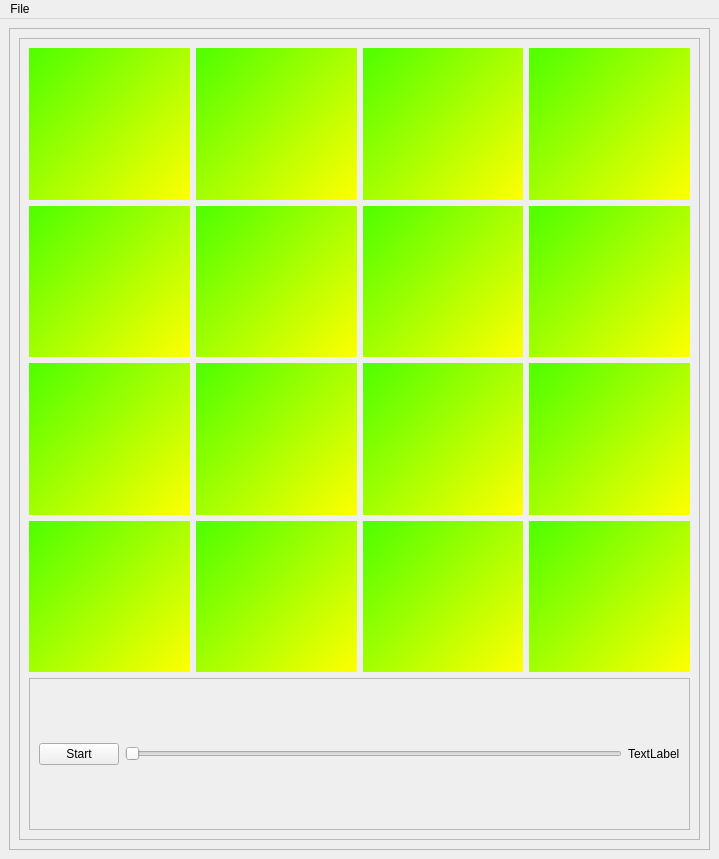
<?xml version="1.0" encoding="UTF-8"?>
<ui version="4.0">
 <class>MainWindow</class>
 <widget class="QMainWindow" name="MainWindow">
  <property name="geometry">
   <rect>
    <x>0</x>
    <y>0</y>
    <width>719</width>
    <height>859</height>
   </rect>
  </property>
  <property name="minimumSize">
   <size>
    <width>600</width>
    <height>0</height>
   </size>
  </property>
  <property name="windowTitle">
   <string>MainWindow</string>
  </property>
  <widget class="QWidget" name="centralwidget">
   <layout class="QHBoxLayout" name="horizontalLayout">
    <item>
     <widget class="QFrame" name="frame_3">
      <property name="minimumSize">
       <size>
        <width>0</width>
        <height>0</height>
       </size>
      </property>
      <property name="maximumSize">
       <size>
        <width>1024</width>
        <height>1024</height>
       </size>
      </property>
      <property name="frameShape">
       <enum>QFrame::StyledPanel</enum>
      </property>
      <property name="frameShadow">
       <enum>QFrame::Raised</enum>
      </property>
      <layout class="QVBoxLayout" name="verticalLayout">
       <item>
        <widget class="QScrollArea" name="scrollArea">
         <property name="sizePolicy">
          <sizepolicy hsizetype="Preferred" vsizetype="Preferred">
           <horstretch>10</horstretch>
           <verstretch>10</verstretch>
          </sizepolicy>
         </property>
         <property name="minimumSize">
          <size>
           <width>0</width>
           <height>0</height>
          </size>
         </property>
         <property name="maximumSize">
          <size>
           <width>1024</width>
           <height>1024</height>
          </size>
         </property>
         <property name="widgetResizable">
          <bool>true</bool>
         </property>
         <widget class="QWidget" name="scrollAreaWidgetContents_4">
          <property name="geometry">
           <rect>
            <x>0</x>
            <y>0</y>
            <width>679</width>
            <height>797</height>
           </rect>
          </property>
          <layout class="QGridLayout" name="gridLayout">
           <item row="1" column="3">
            <widget class="PlotWidget" name="widget_8" native="true">
             <property name="styleSheet">
              <string notr="true">background-color: qlineargradient(spread:pad, x1:0, y1:0.086, x2:1, y2:1, stop:0 rgba(85, 255, 0, 255), stop:1 rgba(255, 255, 0, 255));</string>
             </property>
            </widget>
           </item>
           <item row="0" column="2">
            <widget class="PlotWidget" name="widget_3" native="true">
             <property name="styleSheet">
              <string notr="true">background-color: qlineargradient(spread:pad, x1:0, y1:0.086, x2:1, y2:1, stop:0 rgba(85, 255, 0, 255), stop:1 rgba(255, 255, 0, 255));</string>
             </property>
            </widget>
           </item>
           <item row="0" column="1">
            <widget class="PlotWidget" name="widget_2" native="true">
             <property name="styleSheet">
              <string notr="true">background-color: qlineargradient(spread:pad, x1:0, y1:0.086, x2:1, y2:1, stop:0 rgba(85, 255, 0, 255), stop:1 rgba(255, 255, 0, 255));</string>
             </property>
            </widget>
           </item>
           <item row="3" column="3">
            <widget class="PlotWidget" name="widget_16" native="true">
             <property name="styleSheet">
              <string notr="true">background-color: qlineargradient(spread:pad, x1:0, y1:0.086, x2:1, y2:1, stop:0 rgba(85, 255, 0, 255), stop:1 rgba(255, 255, 0, 255));</string>
             </property>
            </widget>
           </item>
           <item row="2" column="2">
            <widget class="PlotWidget" name="widget_11" native="true">
             <property name="styleSheet">
              <string notr="true">background-color: qlineargradient(spread:pad, x1:0, y1:0.086, x2:1, y2:1, stop:0 rgba(85, 255, 0, 255), stop:1 rgba(255, 255, 0, 255));</string>
             </property>
            </widget>
           </item>
           <item row="1" column="1">
            <widget class="PlotWidget" name="widget_6" native="true">
             <property name="styleSheet">
              <string notr="true">background-color: qlineargradient(spread:pad, x1:0, y1:0.086, x2:1, y2:1, stop:0 rgba(85, 255, 0, 255), stop:1 rgba(255, 255, 0, 255));</string>
             </property>
            </widget>
           </item>
           <item row="2" column="3">
            <widget class="PlotWidget" name="widget_12" native="true">
             <property name="styleSheet">
              <string notr="true">background-color: qlineargradient(spread:pad, x1:0, y1:0.086, x2:1, y2:1, stop:0 rgba(85, 255, 0, 255), stop:1 rgba(255, 255, 0, 255));</string>
             </property>
            </widget>
           </item>
           <item row="3" column="2">
            <widget class="PlotWidget" name="widget_15" native="true">
             <property name="styleSheet">
              <string notr="true">background-color: qlineargradient(spread:pad, x1:0, y1:0.086, x2:1, y2:1, stop:0 rgba(85, 255, 0, 255), stop:1 rgba(255, 255, 0, 255));</string>
             </property>
            </widget>
           </item>
           <item row="2" column="1">
            <widget class="PlotWidget" name="widget_10" native="true">
             <property name="styleSheet">
              <string notr="true">background-color: qlineargradient(spread:pad, x1:0, y1:0.086, x2:1, y2:1, stop:0 rgba(85, 255, 0, 255), stop:1 rgba(255, 255, 0, 255));</string>
             </property>
            </widget>
           </item>
           <item row="3" column="1">
            <widget class="PlotWidget" name="widget_14" native="true">
             <property name="styleSheet">
              <string notr="true">background-color: qlineargradient(spread:pad, x1:0, y1:0.086, x2:1, y2:1, stop:0 rgba(85, 255, 0, 255), stop:1 rgba(255, 255, 0, 255));</string>
             </property>
            </widget>
           </item>
           <item row="0" column="3">
            <widget class="PlotWidget" name="widget_4" native="true">
             <property name="styleSheet">
              <string notr="true">background-color: qlineargradient(spread:pad, x1:0, y1:0.086, x2:1, y2:1, stop:0 rgba(85, 255, 0, 255), stop:1 rgba(255, 255, 0, 255));</string>
             </property>
            </widget>
           </item>
           <item row="1" column="0">
            <widget class="PlotWidget" name="widget_5" native="true">
             <property name="styleSheet">
              <string notr="true">background-color: qlineargradient(spread:pad, x1:0, y1:0.086, x2:1, y2:1, stop:0 rgba(85, 255, 0, 255), stop:1 rgba(255, 255, 0, 255));</string>
             </property>
            </widget>
           </item>
           <item row="3" column="0">
            <widget class="PlotWidget" name="widget_13" native="true">
             <property name="styleSheet">
              <string notr="true">background-color: qlineargradient(spread:pad, x1:0, y1:0.086, x2:1, y2:1, stop:0 rgba(85, 255, 0, 255), stop:1 rgba(255, 255, 0, 255));</string>
             </property>
            </widget>
           </item>
           <item row="2" column="0">
            <widget class="PlotWidget" name="widget_9" native="true">
             <property name="styleSheet">
              <string notr="true">background-color: qlineargradient(spread:pad, x1:0, y1:0.086, x2:1, y2:1, stop:0 rgba(85, 255, 0, 255), stop:1 rgba(255, 255, 0, 255));</string>
             </property>
            </widget>
           </item>
           <item row="1" column="2">
            <widget class="PlotWidget" name="widget_7" native="true">
             <property name="styleSheet">
              <string notr="true">background-color: qlineargradient(spread:pad, x1:0, y1:0.086, x2:1, y2:1, stop:0 rgba(85, 255, 0, 255), stop:1 rgba(255, 255, 0, 255));</string>
             </property>
            </widget>
           </item>
           <item row="0" column="0">
            <widget class="PlotWidget" name="widget_1" native="true">
             <property name="styleSheet">
              <string notr="true">background-color: qlineargradient(spread:pad, x1:0, y1:0.086, x2:1, y2:1, stop:0 rgba(85, 255, 0, 255), stop:1 rgba(255, 255, 0, 255));</string>
             </property>
            </widget>
           </item>
           <item row="4" column="0" colspan="4">
            <widget class="QFrame" name="frame">
             <property name="frameShape">
              <enum>QFrame::StyledPanel</enum>
             </property>
             <property name="frameShadow">
              <enum>QFrame::Raised</enum>
             </property>
             <layout class="QHBoxLayout" name="horizontalLayout_2">
              <item>
               <widget class="QPushButton" name="pushButton">
                <property name="text">
                 <string>Start</string>
                </property>
               </widget>
              </item>
              <item>
               <widget class="QSlider" name="horizontalSlider">
                <property name="orientation">
                 <enum>Qt::Horizontal</enum>
                </property>
               </widget>
              </item>
              <item>
               <widget class="QLabel" name="label">
                <property name="text">
                 <string>TextLabel</string>
                </property>
               </widget>
              </item>
             </layout>
            </widget>
           </item>
          </layout>
         </widget>
        </widget>
       </item>
      </layout>
     </widget>
    </item>
   </layout>
  </widget>
  <widget class="QMenuBar" name="menuBar">
   <property name="geometry">
    <rect>
     <x>0</x>
     <y>0</y>
     <width>719</width>
     <height>22</height>
    </rect>
   </property>
   <widget class="QMenu" name="menuFile">
    <property name="title">
     <string>File</string>
    </property>
    <addaction name="separator"/>
    <addaction name="actionLoad_Data"/>
    <addaction name="separator"/>
    <addaction name="actionExit"/>
    <addaction name="separator"/>
   </widget>
   <addaction name="menuFile"/>
  </widget>
  <action name="actionLoad_Data">
   <property name="text">
    <string>Load Data </string>
   </property>
  </action>
  <action name="actionLoad_model">
   <property name="text">
    <string>Load model</string>
   </property>
  </action>
  <action name="actionExit">
   <property name="text">
    <string>Exit</string>
   </property>
  </action>
 </widget>
 <customwidgets>
  <customwidget>
   <class>PlotWidget</class>
   <extends>QWidget</extends>
   <header location="global">pyqtgraph</header>
   <container>1</container>
  </customwidget>
 </customwidgets>
 <resources/>
 <connections/>
</ui>
